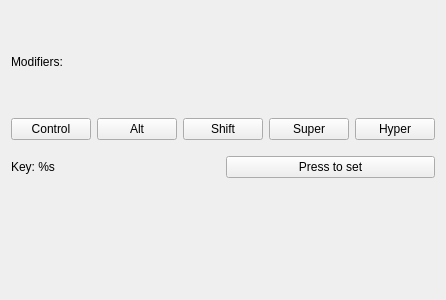
<?xml version="1.0" encoding="UTF-8"?>
<ui version="4.0">
 <class>Form</class>
 <widget class="QWidget" name="Form">
  <property name="geometry">
   <rect>
    <x>0</x>
    <y>0</y>
    <width>400</width>
    <height>300</height>
   </rect>
  </property>
  <property name="windowTitle">
   <string>Form</string>
  </property>
  <layout class="QVBoxLayout" name="verticalLayout">
   <item>
    <widget class="QLabel" name="modsLabel">
     <property name="text">
      <string>Modifiers:</string>
     </property>
    </widget>
   </item>
   <item>
    <layout class="QHBoxLayout" name="horizontalLayout">
     <property name="bottomMargin">
      <number>10</number>
     </property>
     <item>
      <widget class="QPushButton" name="controlButton">
       <property name="text">
        <string>Control</string>
       </property>
       <property name="checkable">
        <bool>true</bool>
       </property>
       <property name="checked">
        <bool>false</bool>
       </property>
      </widget>
     </item>
     <item>
      <widget class="QPushButton" name="altButton">
       <property name="text">
        <string>Alt</string>
       </property>
       <property name="checkable">
        <bool>true</bool>
       </property>
       <property name="checked">
        <bool>false</bool>
       </property>
      </widget>
     </item>
     <item>
      <widget class="QPushButton" name="shiftButton">
       <property name="text">
        <string>Shift</string>
       </property>
       <property name="checkable">
        <bool>true</bool>
       </property>
       <property name="checked">
        <bool>false</bool>
       </property>
      </widget>
     </item>
     <item>
      <widget class="QPushButton" name="superButton">
       <property name="text">
        <string>Super</string>
       </property>
       <property name="checkable">
        <bool>true</bool>
       </property>
       <property name="checked">
        <bool>false</bool>
       </property>
      </widget>
     </item>
     <item>
      <widget class="QPushButton" name="hyperButton">
       <property name="text">
        <string>Hyper</string>
       </property>
      </widget>
     </item>
    </layout>
   </item>
   <item>
    <layout class="QHBoxLayout" name="horizontalLayout_2">
     <property name="bottomMargin">
      <number>5</number>
     </property>
     <item>
      <widget class="QLabel" name="keyLabel">
       <property name="text">
        <string>Key: %s</string>
       </property>
      </widget>
     </item>
     <item>
      <widget class="QPushButton" name="setButton">
       <property name="text">
        <string>Press to set</string>
       </property>
      </widget>
     </item>
    </layout>
   </item>
   <item>
    <widget class="QFrame" name="kseparator"/>
   </item>
  </layout>
 </widget>
 <resources/>
 <connections/>
</ui>
